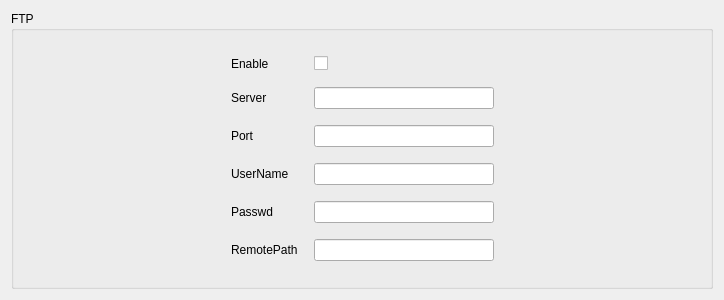
           <widget class="QWidget" name="StWdt_FTP">
            <layout class="QGridLayout" name="gridLayout_12">
             <item row="0" column="0">
              <widget class="QGroupBox" name="GBoxNetWork_FTP">
               <property name="title">
                <string>FTP</string>
               </property>
               <layout class="QGridLayout" name="gridLayout_21">
                <item row="0" column="0">
                 <spacer name="horizontalSpacer_6">
                  <property name="orientation">
                   <enum>Qt::Horizontal</enum>
                  </property>
                  <property name="sizeHint" stdset="0">
                   <size>
                    <width>192</width>
                    <height>20</height>
                   </size>
                  </property>
                 </spacer>
                </item>
                <item row="0" column="1">
                 <layout class="QFormLayout" name="FLayoutNetWorkFtp">
                  <property name="horizontalSpacing">
                   <number>16</number>
                  </property>
                  <property name="verticalSpacing">
                   <number>16</number>
                  </property>
                  <property name="leftMargin">
                   <number>16</number>
                  </property>
                  <property name="topMargin">
                   <number>16</number>
                  </property>
                  <property name="rightMargin">
                   <number>16</number>
                  </property>
                  <property name="bottomMargin">
                   <number>16</number>
                  </property>
                  <item row="0" column="0">
                   <widget class="QLabel" name="LabNetWorkFtpEnable">
                    <property name="text">
                     <string>Enable</string>
                    </property>
                   </widget>
                  </item>
                  <item row="0" column="1">
                   <widget class="QCheckBox" name="CBoxNetWorkFtpEnable">
                    <property name="text">
                     <string/>
                    </property>
                   </widget>
                  </item>
                  <item row="1" column="0">
                   <widget class="QLabel" name="LabNetWorkFtpServer">
                    <property name="text">
                     <string>Server</string>
                    </property>
                   </widget>
                  </item>
                  <item row="1" column="1">
                   <widget class="QLineEdit" name="LiEditNetWorkFtpServer">
                    <property name="minimumSize">
                     <size>
                      <width>180</width>
                      <height>0</height>
                     </size>
                    </property>
                   </widget>
                  </item>
                  <item row="2" column="0">
                   <widget class="QLabel" name="LabNetWorkFtpPort">
                    <property name="text">
                     <string>Port</string>
                    </property>
                   </widget>
                  </item>
                  <item row="2" column="1">
                   <widget class="QLineEdit" name="LiEditNetWorkFtpPort"/>
                  </item>
                  <item row="3" column="1">
                   <widget class="QLineEdit" name="LiEditNetWorkFtpUserName"/>
                  </item>
                  <item row="4" column="0">
                   <widget class="QLabel" name="LabNetWorkFtpPasswd">
                    <property name="text">
                     <string>Passwd</string>
                    </property>
                   </widget>
                  </item>
                  <item row="4" column="1">
                   <widget class="QLineEdit" name="LiEditNetWorkFtpPasswd"/>
                  </item>
                  <item row="3" column="0">
                   <widget class="QLabel" name="LabNetWorkFtpUserName">
                    <property name="text">
                     <string>UserName</string>
                    </property>
                   </widget>
                  </item>
                  <item row="5" column="0">
                   <widget class="QLabel" name="LabNetWorkFtpRemotePath">
                    <property name="text">
                     <string>RemotePath</string>
                    </property>
                   </widget>
                  </item>
                  <item row="5" column="1">
                   <widget class="QLineEdit" name="LiEditNetWorkFtpRemotePath"/>
                  </item>
                 </layout>
                </item>
                <item row="0" column="2">
                 <spacer name="horizontalSpacer_7">
                  <property name="orientation">
                   <enum>Qt::Horizontal</enum>
                  </property>
                  <property name="sizeHint" stdset="0">
                   <size>
                    <width>191</width>
                    <height>20</height>
                   </size>
                  </property>
                 </spacer>
                </item>
               </layout>
              </widget>
             </item>
            </layout>
           </widget>
